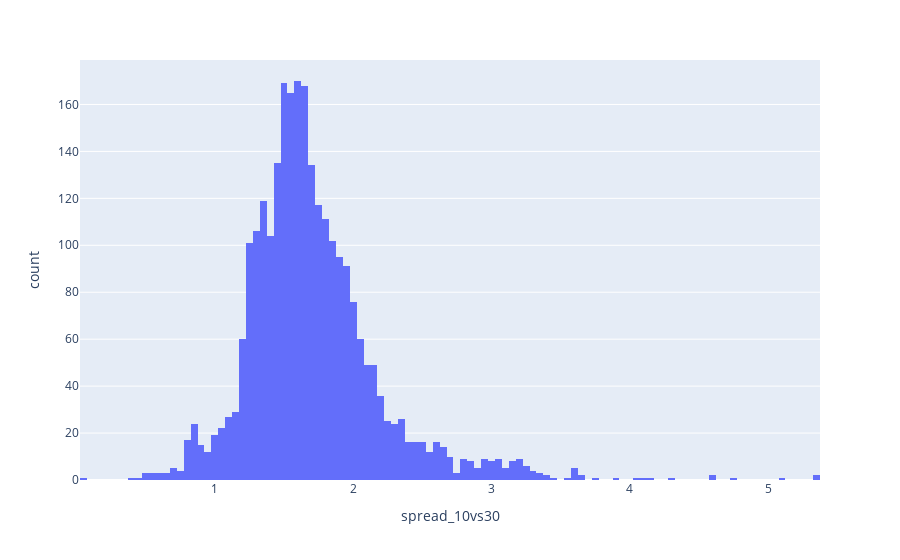

The cell this chart's notebook holds for it:
### Code cell
px.histogram(df, x="spread_10vs30")

### Figure 1 — Plotly figure (JSON) as saved in the notebook; plotly's stock layout.template omitted (floating-point values rounded to 4 significant figures; data arrays with more than 128 entries replaced by an {"elided": "..."} marker saying what was removed)
{"data": [{"alignmentgroup": "True", "bingroup": "x", "hovertemplate": "spread_10vs30=%{x}<br>count=%{y}<extra></extra>", "legendgroup": "", "marker": {"color": "#636efa", "pattern": {"shape": ""}}, "name": "", "offsetgroup": "", "orientation": "v", "showlegend": false, "type": "histogram", "x": {"elided": "3172 float values"}, "xaxis": "x", "yaxis": "y"}], "layout": {"barmode": "relative", "legend": {"tracegroupgap": 0}, "margin": {"t": 60}, "xaxis": {"anchor": "y", "domain": [0, 1], "title": {"text": "spread_10vs30"}}, "yaxis": {"anchor": "x", "domain": [0, 1], "title": {"text": "count"}}}}
